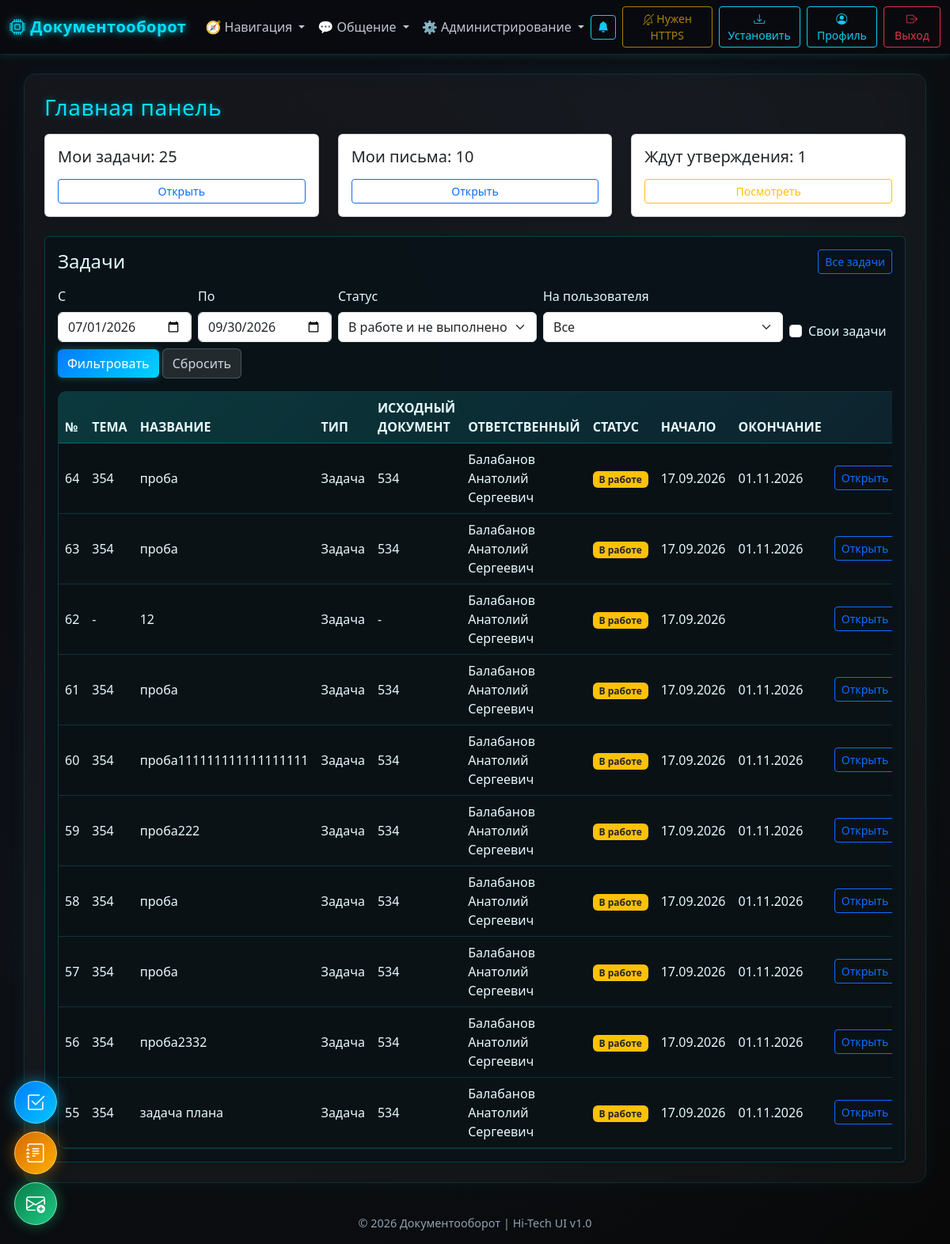
The app's page /dashboard (signed in) with its own data.
### models.py (models this page shows, shortened)
class Activity(db.Model):
    __tablename__ = "activities"
    id = db.Column(db.Integer, primary_key=True)
    type_id = db.Column(db.Integer, db.ForeignKey("activity_types.id"), nullable=True)
    type = db.relationship("ActivityType")
    owner_id = db.Column(db.Integer, db.ForeignKey("users.id"), nullable=False)
    owner = db.relationship("User", foreign_keys=[owner_id], backref="activities")
    created_by_id = db.Column(db.Integer, db.ForeignKey("users.id"))
    created_by = db.relationship("User", foreign_keys=[created_by_id])
    title = db.Column(db.String(255), nullable=False)
    description = db.Column(db.Text)
    start_date = db.Column(db.DateTime, default=dt.datetime.utcnow)
    end_date = db.Column(db.DateTime)
    status = db.Column(db.String(32), default="open")
    priority = db.Column(db.Integer, nullable=False, default=3)
    plan_id = db.Column(db.Integer, db.ForeignKey("plans.id"))
    approved_by_id = db.Column(db.Integer, db.ForeignKey("users.id"))
    approved_by = db.relationship("User", foreign_keys=[approved_by_id])
    approved_at = db.Column(db.DateTime)
    approve_comment = db.Column(db.Text)
    direction = db.Column(db.String(255))  # Направление (можно выбрать из datalist)
    outgoing_document = db.Column(db.String(255))
    assigned_department_id = db.Column(db.Integer, db.ForeignKey("departments.id"))
    assigned_department = db.relationship("Department", foreign_keys=[assigned_department_id])
    decision = db.Column(db.Text)  # Решение по активности
    status_comment = db.Column(db.Text)
    postponed_to = db.Column(db.DateTime)
    archived_at = db.Column(db.DateTime)
    archived_by_id = db.Column(db.Integer, db.ForeignKey("users.id"))
    extra_values = db.Column(db.JSON)  # JSON с добавочными значениями
    source_letter_id = db.Column(db.Integer, db.ForeignKey("letters.id"))
    source_letter = db.relationship("Letter", foreign_keys=[source_letter_id])
    completion_memo_id = db.Column(db.Integer, db.ForeignKey("letters.id"))
    completion_memo = db.relationship("Letter", foreign_keys=[completion_memo_id])
    letters = db.relationship(
        "Letter",
        secondary=LetterActivityLink,
        back_populates="activities"
    )
    logs = db.relationship(
        "ActivityLog",
        backref="activity",
        cascade="all, delete-orphan",
        lazy="joined"
    )

class ActivityType(db.Model):
    __tablename__ = "activity_types"
    id = db.Column(db.Integer, primary_key=True)
    name = db.Column(db.String(200), unique=True, nullable=False)

class User(UserMixin, db.Model):
    __tablename__ = "users"
    id = db.Column(db.Integer, primary_key=True)
    full_name = db.Column(db.String(255), nullable=False)
    username = db.Column(db.String(120), unique=True, nullable=False)
    password_enc = db.Column(db.Text, nullable=False)
    role = db.Column(db.String(20), nullable=False, default="worker")
    department_id = db.Column(db.Integer, db.ForeignKey("departments.id"))
    is_approved = db.Column(db.Boolean, default=False, nullable=False)
    created_at = db.Column(db.DateTime, default=dt.datetime.utcnow)
    department = db.relationship("Department", backref="users")

### app.py (the view)
@app.get("/dashboard")
@login_required
def dashboard():
    from datetime import date, datetime, timedelta
    normalize_activity_statuses()
    my_acts = Activity.query.filter_by(owner_id=current_user.id).count()
    my_letters = Letter.query.filter_by(author_id=current_user.id).count()
    pending_approval = 0
    if current_user.role in ("manager", "admin", "superadmin", "deputy"):
        pending_approval = Activity.query.filter_by(status="done").count()
    today = date.today()
    quarter_start_month = ((today.month - 1) // 3) * 3 + 1
    first_day = date(today.year, quarter_start_month, 1)
    if quarter_start_month == 10:
        next_quarter = date(today.year + 1, 1, 1)
    else:
        next_quarter = date(today.year, quarter_start_month + 3, 1)
    last_day = next_quarter - timedelta(days=1)
    start_str = request.args.get("date_from", first_day.strftime("%Y-%m-%d"))
    end_str = request.args.get("date_to", last_day.strftime("%Y-%m-%d"))
    my_only = request.args.get("my_only") == "1"
    owner_id = request.args.get("owner_id", "").strip()
    selected_status = request.args.get("status", "active_and_not_done").strip() or "active_and_not_done"
    try:
        date_from = datetime.strptime(start_str, "%Y-%m-%d")
        date_to = datetime.combine(datetime.strptime(end_str, "%Y-%m-%d").date(), datetime.max.time())
    except ValueError:
        date_from = datetime.combine(first_day, datetime.min.time())
        date_to = datetime.combine(last_day, datetime.max.time())
    tasks_query = Activity.query.options(
        joinedload(Activity.type),
        joinedload(Activity.owner),
    ).filter(
        Activity.start_date >= date_from,
        Activity.start_date <= date_to,
    ).order_by(
        Activity.start_date.desc(),
        Activity.id.desc(),
    )
    if selected_status not in {value for value, _label in ACTIVITY_STATUS_FILTERS}:
        selected_status = "active_and_not_done"
    tasks_query = apply_activity_status_filter(tasks_query, selected_status)
    privileged_roles = ("admin", "manager", "superadmin", "deputy")
    filter_users = []
    if current_user.role in privileged_roles:
        if my_only:
            tasks_query = tasks_query.filter(Activity.owner_id == current_user.id)
        elif owner_id:
            try:
                tasks_query = tasks_query.filter(Activity.owner_id == int(owner_id))
            except ValueError:
                pass
        filter_users = User.query.filter_by(is_approved=True).order_by(User.full_name).all()
        dashboard_tasks = tasks_query.limit(10).all()
    else:
        dashboard_tasks = tasks_query.filter(Activity.owner_id == current_user.id).limit(10).all()
    return render_template(
        "dashboard.html",
        title="Главная",
        my_acts=my_acts,
        my_letters=my_letters,
        pending_approval=pending_approval,
        dashboard_tasks=dashboard_tasks,
        date_from=start_str,
        date_to=end_str,
        my_only=my_only,
        owner_id=owner_id,
        selected_status=selected_status,
        status_filters=ACTIVITY_STATUS_FILTERS,
        filter_users=filter_users,
        get_status_meta=get_activity_status_meta,
    )

### templates/dashboard.html (shortened to what this page needs)
{% extends 'layout.html' %}
{% block content %}
<h3>Главная панель</h3>
<div class="row mt-3">
  <div class="col-md-4">
    <div class="card shadow-sm p-3">
      <h5>Мои задачи: {{ my_acts }}</h5>
      <a href="{{ url_for('activities_page') }}" class="btn btn-outline-primary btn-sm mt-2">Открыть</a>
    </div>
  </div>
  <div class="col-md-4">
    <div class="card shadow-sm p-3">
      <h5>Мои письма: {{ my_letters }}</h5>
      <a href="{{ url_for('letters_page') }}" class="btn btn-outline-primary btn-sm mt-2">Открыть</a>
    </div>
  </div>
  {% if current_user.role in ['manager', 'admin', 'superadmin'] %}
  <div class="col-md-4">
    <div class="card shadow-sm p-3">
      <h5>Ждут утверждения: {{ pending_approval }}</h5>
      <a href="{{ url_for('activities_page') }}" class="btn btn-outline-warning btn-sm mt-2">Посмотреть</a>
    </div>
  </div>
  {% endif %}
</div>
<div class="card shadow-sm mt-4" style="background: rgba(10, 20, 25, 0.95); color: #e0faff; border: 1px solid rgba(0, 255, 255, 0.2); box-shadow: 0 0 25px rgba(0, 255, 255, 0.25);">
  <div class="card-body">
    <div class="d-flex justify-content-between align-items-center mb-3 flex-wrap gap-2">
      <h4 class="mb-0">Задачи</h4>
      <a href="{{ url_for('activities_page') }}" class="btn btn-sm btn-outline-primary">Все задачи</a>
    </div>
    <form method="get" class="row g-2 align-items-end mb-3">
      <div class="col-auto">
        <label for="dashboard_date_from" class="form-label">С</label>
        <input type="date" id="dashboard_date_from" name="date_from" class="form-control" value="{{ date_from }}">
      </div>
      <div class="col-auto">
        <label for="dashboard_date_to" class="form-label">По</label>
        <input type="date" id="dashboard_date_to" name="date_to" class="form-control" value="{{ date_to }}">
      </div>
      <div class="col-auto">
        <label for="dashboard_status" class="form-label">Статус</label>
        <select id="dashboard_status" name="status" class="form-select">
          {% for code, label in status_filters %}
          <option value="{{ code }}" {% if selected_status == code %}selected{% endif %}>{{ label }}</option>
          {% endfor %}
        </select>
      </div>
      {% if filter_users %}
      <div class="col-auto">
        <label for="dashboard_owner_id" class="form-label">На пользователя</label>
        <select id="dashboard_owner_id" name="owner_id" class="form-select" {% if my_only %}disabled{% endif %}>
          <option value="">Все</option>
        </select>
      </div>
      <div class="col-auto">
        <div class="form-check mt-4 pt-2">
          <input class="form-check-input" type="checkbox" value="1" id="dashboard_my_only" name="my_only" {% if my_only %}checked{% endif %}>
          <label class="form-check-label" for="dashboard_my_only">Свои задачи</label>
        </div>
      </div>
      {% endif %}
      <div class="col-auto">
        <button type="submit" class="btn btn-primary">Фильтровать</button>
        <a href="{{ url_for('dashboard') }}" class="btn btn-secondary">Сбросить</a>
      </div>
    </form>
    {% if dashboard_tasks %}
    <div class="table-responsive">
      <table class="table table-striped align-middle shadow-sm mb-0">
        <thead class="table-dark">
          <tr>
            <th>№</th>
            <th>Тема</th>
            <th>Название</th>
            <th>Тип</th>
            <th>Исходный документ</th>
            <th>Ответственный</th>
            <th>Статус</th>
            <th>Начало</th>
            <th>Окончание</th>
            <th></th>
          </tr>
        </thead>
        <tbody>
          {% for task in dashboard_tasks %}
          {% set meta = get_status_meta(task.status) %}
          <tr>
            <td>{{ task.id }}</td>
            <td>{{ task.direction or '-' }}</td>
            <td>{{ task.title }}</td>
            <td>{{ task.type.name if task.type else '-' }}</td>
            <td>{{ task.outgoing_document or '-' }}</td>
            <td>{% if task.owner_id == -1 %}Суперадминистратор{% else %}{{ task.owner.full_name if task.owner else '-' }}{% endif %}</td>
            <td>
              <span class="badge {{ meta.class }}" {% if meta.style %}style="{{ meta.style }}"{% endif %}>{{ meta.label }}</span>
            </td>
            <td>{{ task.start_date.strftime('%d.%m.%Y') if task.start_date else '' }}</td>
            <td>{{ task.end_date.strftime('%d.%m.%Y') if task.end_date else '' }}</td>
            <td class="text-nowrap">
              <a href="{{ url_for('activity_view', activity_id=task.id) }}" class="btn btn-sm btn-outline-primary">Открыть</a>
            </td>
          </tr>
          {% endfor %}
        </tbody>
      </table>
    </div>
    {% else %}
    <p class="text-muted mb-0">Задач пока нет.</p>
    {% endif %}
  </div>
</div>
{% endblock %}

### templates/layout.html (shortened to what this page needs)
<!DOCTYPE html>
<html lang="ru">
<head>
  <link href="{{ url_for('static', filename='bootstrap.min.css')}}" rel="stylesheet">
  <link href="{{ url_for('static', filename='bootstrap-icons.css')}}" rel="stylesheet">
</head>
<body>
<nav class="navbar navbar-expand-lg navbar-dark mb-4">
  <div class="container-fluid">
    <a class="navbar-brand" href="/">
      <i class="bi bi-cpu"></i> Документооборот
    </a>
    <div class="collapse navbar-collapse" id="navbarContent">
      {% if current_user.is_authenticated %}
     <ul class="navbar-nav me-auto mb-2 mb-lg-0">
  <li class="nav-item dropdown">
    <a class="nav-link dropdown-toggle" href="#" id="mainMenu" role="button" data-bs-toggle="dropdown" aria-expanded="false">
      🧭 Навигация
    </a>
  </li>
  <li class="nav-item dropdown">
    <a class="nav-link dropdown-toggle" href="#" id="chatMenu" role="button" data-bs-toggle="dropdown" aria-expanded="false">
      💬 Общение
    </a>
  </li>
  {% if current_user.role in ['admin', 'superadmin'] %}
  <li class="nav-item dropdown">
    <a class="nav-link dropdown-toggle" href="#" id="adminMenu" role="button" data-bs-toggle="dropdown" aria-expanded="false">
      ⚙️ Администрирование
    </a>
  </li>
  {% endif %}
</ul>
<div class="d-flex align-items-center">
  <div class="dropdown me-2">
    <button class="btn btn-outline-info btn-sm position-relative" type="button" id="notificationsBell"
            data-bs-toggle="dropdown" data-bs-auto-close="outside" aria-expanded="false" title="Уведомления">
      <i class="bi bi-bell-fill"></i>
    </button>
  </div>
  <button id="enableNotificationsBtn" type="button" class="btn btn-outline-warning btn-sm me-2 d-none">
  </button>
  <button id="installAppBtn" type="button" class="btn btn-outline-info btn-sm me-2 d-none">
    <i class="bi bi-download"></i> Установить
  </button>
  <a href="{{ url_for('profile_page') }}" class="btn btn-outline-info btn-sm me-2">
    <i class="bi bi-person-circle"></i> Профиль
  </a>
  <a class="btn btn-outline-danger btn-sm" href="{{ url_for('logout') }}">
    <i class="bi bi-box-arrow-right"></i> Выход
  </a>
</div>
      {% endif %}
    </div>
  </div>
</nav>
{% if current_user.is_authenticated %}
<div class="floating-create-menu no-print" aria-label="Быстрое создание">
  <a class="btn quick-create-btn quick-create-task" href="{{ url_for('create_activity') }}" title="Новая задача" aria-label="Новая задача"><i class="bi bi-check2-square"></i></a>
  <a class="btn quick-create-btn quick-create-memo" href="{{ url_for('new_memo_page') }}" title="Новая служебная записка" aria-label="Новая служебная записка"><i class="bi bi-journal-text"></i></a>
  <a class="btn quick-create-btn quick-create-letter" href="{{ url_for('new_letter_page') }}" title="Новое письмо" aria-label="Новое письмо"><i class="bi bi-envelope-plus"></i></a>
</div>
{% endif %}
<div id="userNotificationToastContainer" class="toast-container position-fixed bottom-0 end-0 p-3" style="z-index: 1090;"></div>
<div class="container">
  {% block content %}{% endblock %}
</div>
<footer>
  <p>© {{ now().year }} Документооборот | Hi-Tech UI v1.0</p>
</footer>
</body>
</html>

### records on screen
Activity: id "64", direction "354", title "проба", type "Задача", outgoing_document "534", owner "Балабанов Анатолий Сергеевич", label "В работе", start_date "17.09.2026", end_date "01.11.2026"
Activity: id "63", direction "354", title "проба", type "Задача", outgoing_document "534", owner "Балабанов Анатолий Сергеевич", label "В работе", start_date "17.09.2026", end_date "01.11.2026"
Activity: id "62", direction "-", title "12", type "Задача", outgoing_document "-", owner "Балабанов Анатолий Сергеевич", label "В работе", start_date "17.09.2026"
Activity: id "61", direction "354", title "проба", type "Задача", outgoing_document "534", owner "Балабанов Анатолий Сергеевич", label "В работе", start_date "17.09.2026", end_date "01.11.2026"
Activity: id "60", direction "354", title "проба111111111111111111", type "Задача", outgoing_document "534", owner "Балабанов Анатолий Сергеевич", label "В работе", start_date "17.09.2026", end_date "01.11.2026"
Activity: id "59", direction "354", title "проба222", type "Задача", outgoing_document "534", owner "Балабанов Анатолий Сергеевич", label "В работе", start_date "17.09.2026", end_date "01.11.2026"
Activity: id "58", direction "354", title "проба", type "Задача", outgoing_document "534", owner "Балабанов Анатолий Сергеевич", label "В работе", start_date "17.09.2026", end_date "01.11.2026"
Activity: id "57", direction "354", title "проба", type "Задача", outgoing_document "534", owner "Балабанов Анатолий Сергеевич", label "В работе", start_date "17.09.2026", end_date "01.11.2026"
Activity: id "56", direction "354", title "проба2332", type "Задача", outgoing_document "534", owner "Балабанов Анатолий Сергеевич", label "В работе", start_date "17.09.2026", end_date "01.11.2026"
Activity: id "55", direction "354", title "задача плана", type "Задача", outgoing_document "534", owner "Балабанов Анатолий Сергеевич", label "В работе", start_date "17.09.2026", end_date "01.11.2026"

### other values on screen
{{ my_acts }} "25"
{{ my_letters }} "10"
{{ pending_approval }} "1"
form field status "В работе и не выполнено"
